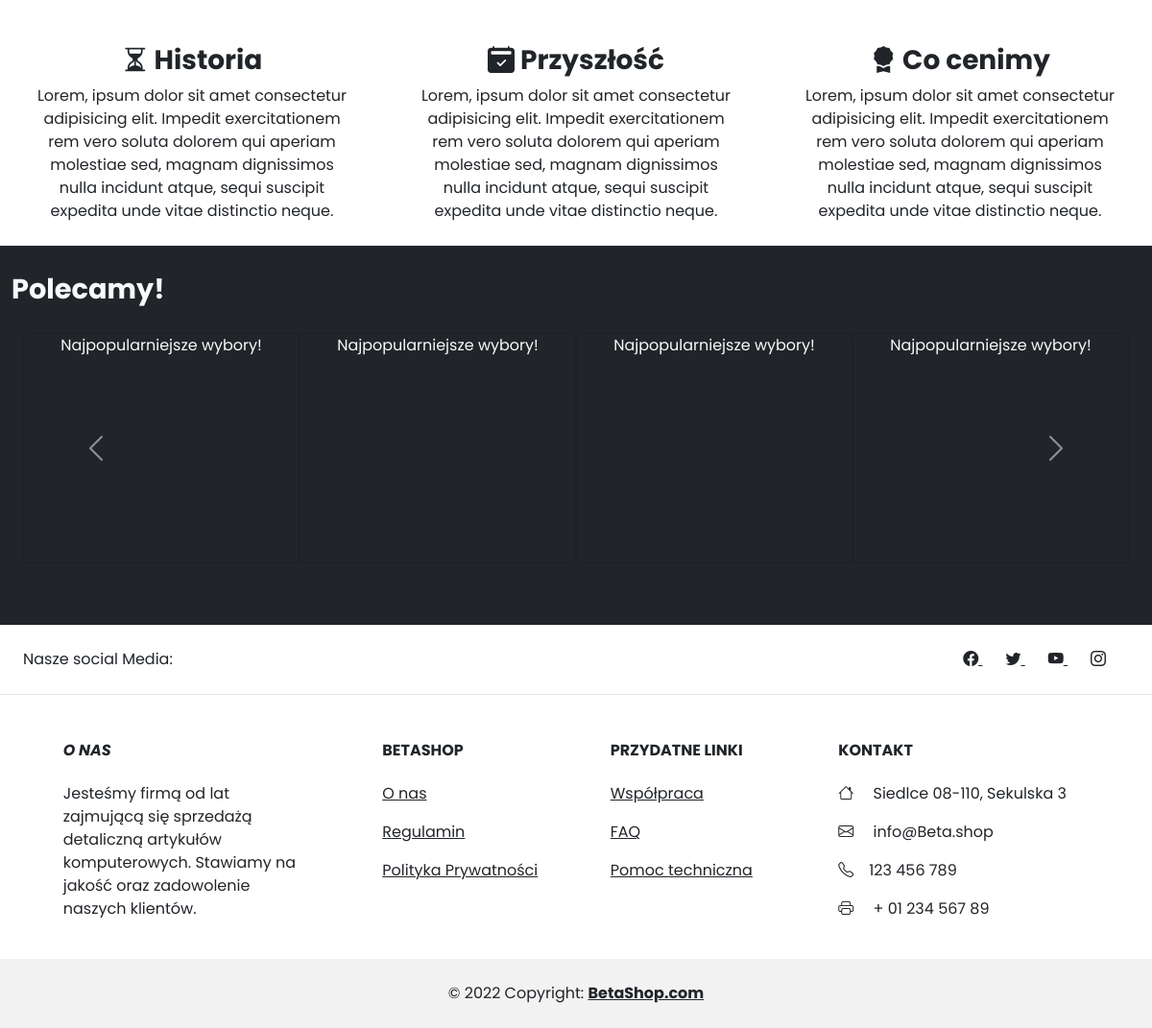
/ (lower part), run on an earlier commit of the app's database.
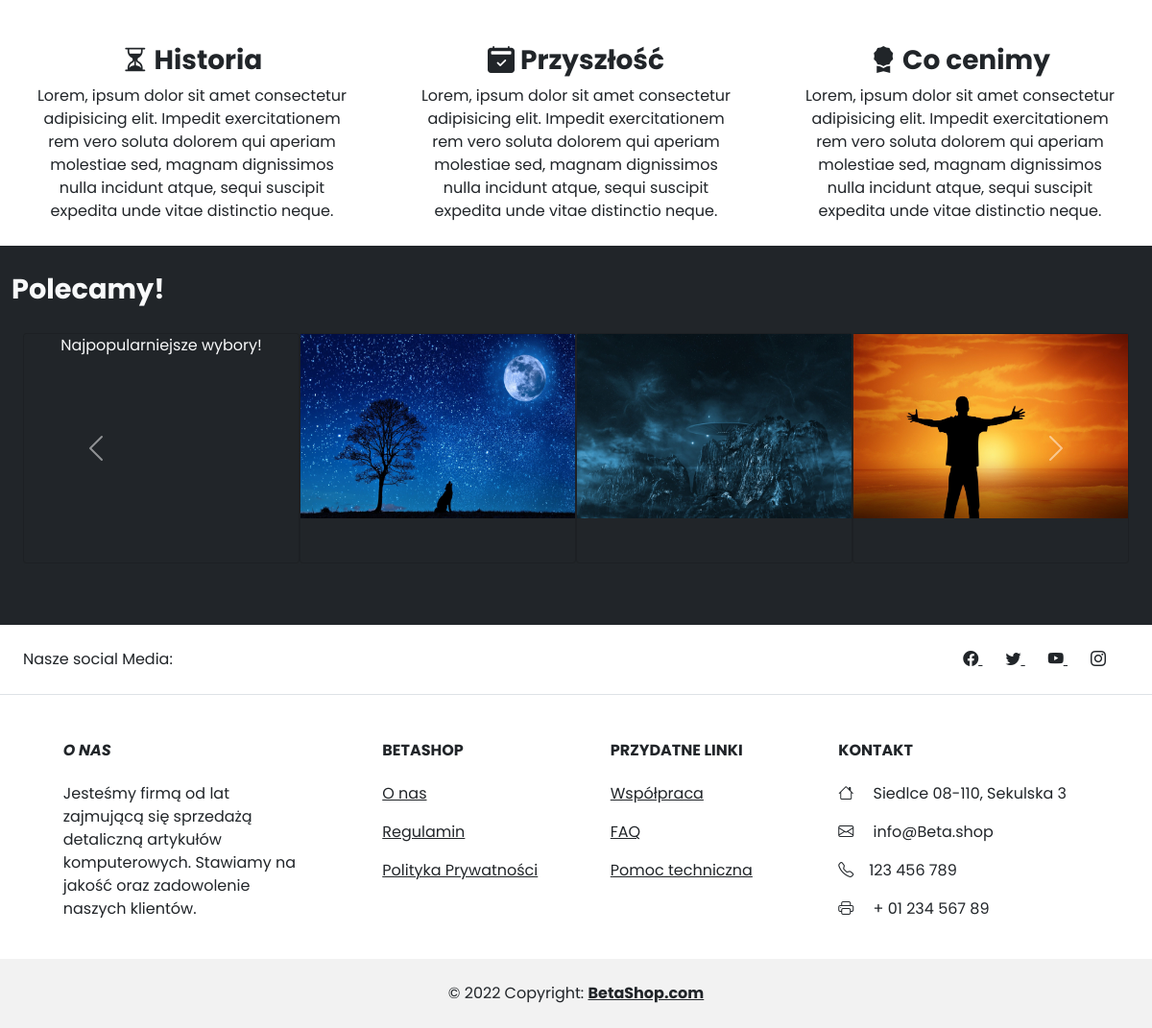
And on a later commit of the database.
### tables this page shows
create table if not EXISTS pictures (
    picture_id int AUTO_INCREMENT not null,
    pic_name varchar(255) not null,
    price double unsigned,
    description text,
    height int unsigned,
    width int unsigned,
    image_path VARCHAR(255),
    privileges varchar(64),
    category varchar(255),
    author_name varchar(255),
    PRIMARY KEY (picture_id)
);

### index.php (the view, shortened to what this page needs)
<!DOCTYPE html>
<html lang="pl">
<head>
	<?php
	require("bootstrapConnection.php");
	require("connection.php");
	?>
</head>
<body>
	<?php
	include("navbar.php")
	?>
	<section class="text-center">
		<div class="container-fluid">
			<div class="row mb-4 ">
				<div class="col-sm">
					<h3 class="fw-bold"> <i class="bi bi-hourglass-split"></i> Historia</h3>
					<div class="container" style="max-width: 25em;"><a>Lorem, ipsum dolor sit amet consectetur adipisicing elit. Impedit exercitationem rem vero soluta dolorem qui aperiam molestiae sed, magnam dignissimos nulla incidunt atque, sequi suscipit expedita unde vitae distinctio neque.</a></div>
				</div>
				<div class="col-sm">
					<h3 class="fw-bold"> <i class="bi bi-calendar2-check-fill"></i> Przyszłość</h3>
					<div class="container" style="max-width: 25em;"><a>Lorem, ipsum dolor sit amet consectetur adipisicing elit. Impedit exercitationem rem vero soluta dolorem qui aperiam molestiae sed, magnam dignissimos nulla incidunt atque, sequi suscipit expedita unde vitae distinctio neque.</a></div>
				</div>
				<div class="col-sm">
					<h3 class="fw-bold"> <i class="bi bi-award-fill"></i> Co cenimy</h3>
					<div class="container" style="max-width: 25em;"><a>Lorem, ipsum dolor sit amet consectetur adipisicing elit. Impedit exercitationem rem vero soluta dolorem qui aperiam molestiae sed, magnam dignissimos nulla incidunt atque, sequi suscipit expedita unde vitae distinctio neque.</a></div>
				</div>
			</div>
		</div>
	</section>
	<section>
		<div class="container-fluid">
			<div class="row">
				<div class="col-12">
					<div class="row">
						<div class="fw-bold bg-dark text-light py-4" style="font-size:1.8em">
							Polecamy!
						</div>
						<div class="container text-center pb-3 bg-dark">
							<div class="row mx-auto pb-5 auto justify-content-center">
								<div id="recipeCarousel" class="carousel slide" data-bs-ride="carousel">
									<div class="carousel-inner" role="listbox">
										<div class="carousel-item active">
											<div class="col-md-3">
												<div class="card align-middle bg-dark text-light">
													<a>Najpopularniejsze wybory!</a>
												</div>
											</div>
										</div>
										<?php
										$zapytanie = $conn->query("SELECT picture_id, image_path, description, price FROM pictures WHERE `privileges` = 'user' limit 5");
										while ($row = $zapytanie->fetch()) {
										?>
											<div class="carousel-item">
												<div class="col-md-3">
													<div class="card bg-dark text-light	">
														<div class="card-img">
															<a href="strona_produktu.php?id=<?= $row['picture_id'] ?>"><img src="<?= $row['image_path'] ?>" class="img-fluid img_carousel" alt="<?= $row['picture_id'] ?>"></a>
														</div>
													</div>
												</div>
											</div>
										<?php
										}
										?>
									</div> <a class="carousel-control-prev bg-transparent w-aut" href="#recipeCarousel" role="button" data-bs-slide="prev"> <span class="carousel-control-prev-icon" aria-hidden="true"></span> </a> <a class="carousel-control-next bg-transparent w-aut" href="#recipeCarousel" role="button" data-bs-slide="next"> <span class="carousel-control-next-icon" aria-hidden="true"></span> </a>
								</div>
							</div>
						</div>
					</div>
				</div>
			</div>
		</div>
	</section>
	<?php
	include("footer.php");
	?>
</body>
</html>

What changed in the data, as far as the page shows it:
now on this page (row edited): pictures: image_path (picture)
now on this page (row edited): pictures: image_path (picture)
now on this page (row edited): pictures: image_path (picture)
